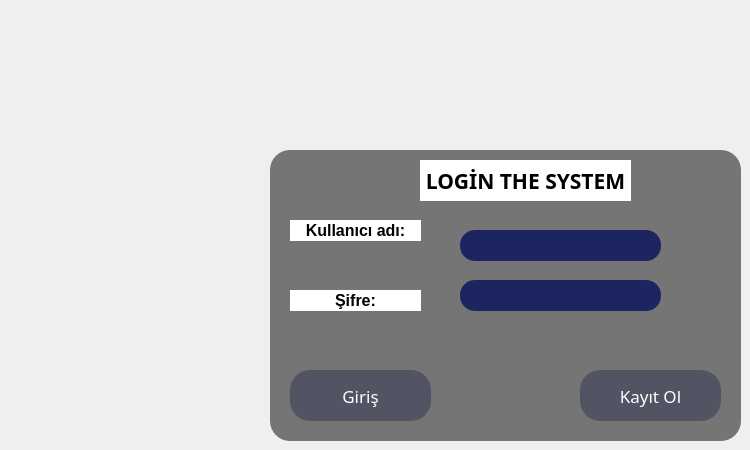
    <widget class="QWidget" name="page_3">
     <widget class="QLabel" name="label_6">
      <property name="geometry">
       <rect>
        <x>270</x>
        <y>150</y>
        <width>471</width>
        <height>291</height>
       </rect>
      </property>
      <property name="styleSheet">
       <string notr="true">background-color:rgba(66,64,66,0.7);border-radius:20px
</string>
      </property>
      <property name="text">
       <string/>
      </property>
     </widget>
     <widget class="QLabel" name="label_7">
      <property name="geometry">
       <rect>
        <x>420</x>
        <y>160</y>
        <width>211</width>
        <height>41</height>
       </rect>
      </property>
      <property name="font">
       <font>
        <family>Bahnschrift</family>
        <pointsize>16</pointsize>
        <weight>75</weight>
        <bold>true</bold>
        <underline>false</underline>
       </font>
      </property>
      <property name="styleSheet">
       <string notr="true">background-color: rgb(255, 255, 255);</string>
      </property>
      <property name="text">
       <string>LOGİN THE SYSTEM</string>
      </property>
      <property name="alignment">
       <set>Qt::AlignCenter</set>
      </property>
     </widget>
     <widget class="QLineEdit" name="giris_kullanici_line">
      <property name="geometry">
       <rect>
        <x>460</x>
        <y>230</y>
        <width>201</width>
        <height>31</height>
       </rect>
      </property>
      <property name="font">
       <font>
        <pointsize>10</pointsize>
        <weight>75</weight>
        <bold>true</bold>
       </font>
      </property>
      <property name="styleSheet">
       <string notr="true">background-color:rgb(29,37,97);
border:none;
border-radius:15px;
color:white;
padding-left:20px;
padding-right:20px
</string>
      </property>
     </widget>
     <widget class="QLineEdit" name="giris_sifre_line">
      <property name="geometry">
       <rect>
        <x>460</x>
        <y>280</y>
        <width>201</width>
        <height>31</height>
       </rect>
      </property>
      <property name="font">
       <font>
        <pointsize>10</pointsize>
        <weight>75</weight>
        <bold>true</bold>
       </font>
      </property>
      <property name="styleSheet">
       <string notr="true">background-color:rgb(29,37,97);
border:none;
border-radius:15px;
color:white;
padding-left:20px;
padding-right:20px
</string>
      </property>
     </widget>
     <widget class="QLabel" name="label_8">
      <property name="geometry">
       <rect>
        <x>290</x>
        <y>220</y>
        <width>131</width>
        <height>21</height>
       </rect>
      </property>
      <property name="font">
       <font>
        <pointsize>12</pointsize>
        <weight>75</weight>
        <bold>true</bold>
       </font>
      </property>
      <property name="styleSheet">
       <string notr="true">background-color: rgb(255, 255, 255);</string>
      </property>
      <property name="text">
       <string>Kullanıcı adı:</string>
      </property>
      <property name="alignment">
       <set>Qt::AlignCenter</set>
      </property>
     </widget>
     <widget class="QLabel" name="label_9">
      <property name="geometry">
       <rect>
        <x>290</x>
        <y>290</y>
        <width>131</width>
        <height>21</height>
       </rect>
      </property>
      <property name="font">
       <font>
        <pointsize>12</pointsize>
        <weight>75</weight>
        <bold>true</bold>
       </font>
      </property>
      <property name="styleSheet">
       <string notr="true">background-color: rgb(255, 255, 255);</string>
      </property>
      <property name="text">
       <string>Şifre:</string>
      </property>
      <property name="alignment">
       <set>Qt::AlignCenter</set>
      </property>
     </widget>
     <widget class="QPushButton" name="pushButton_3">
      <property name="geometry">
       <rect>
        <x>290</x>
        <y>370</y>
        <width>141</width>
        <height>51</height>
       </rect>
      </property>
      <property name="font">
       <font>
        <family>Bahnschrift</family>
        <pointsize>13</pointsize>
       </font>
      </property>
      <property name="styleSheet">
       <string notr="true">QPushButton{color: rgb(255, 255, 255);
background-color:rgb(82,84,99);
border:none;
border-radius:20px;}

QPushButton::hover{background-color:black;}
QPushButton::focus{background-color:green;}

 </string>
      </property>
      <property name="text">
       <string>Giriş</string>
      </property>
     </widget>
     <widget class="QPushButton" name="pushButton_4">
      <property name="geometry">
       <rect>
        <x>580</x>
        <y>370</y>
        <width>141</width>
        <height>51</height>
       </rect>
      </property>
      <property name="font">
       <font>
        <family>Bahnschrift</family>
        <pointsize>13</pointsize>
       </font>
      </property>
      <property name="styleSheet">
       <string notr="true">QPushButton{color: rgb(255, 255, 255);
background-color:rgb(82,84,99);
border:none;
border-radius:20px;}

QPushButton::hover{background-color:black;}
QPushButton::focus{background-color:green;}</string>
      </property>
      <property name="text">
       <string>Kayıt Ol</string>
      </property>
     </widget>
    </widget>
